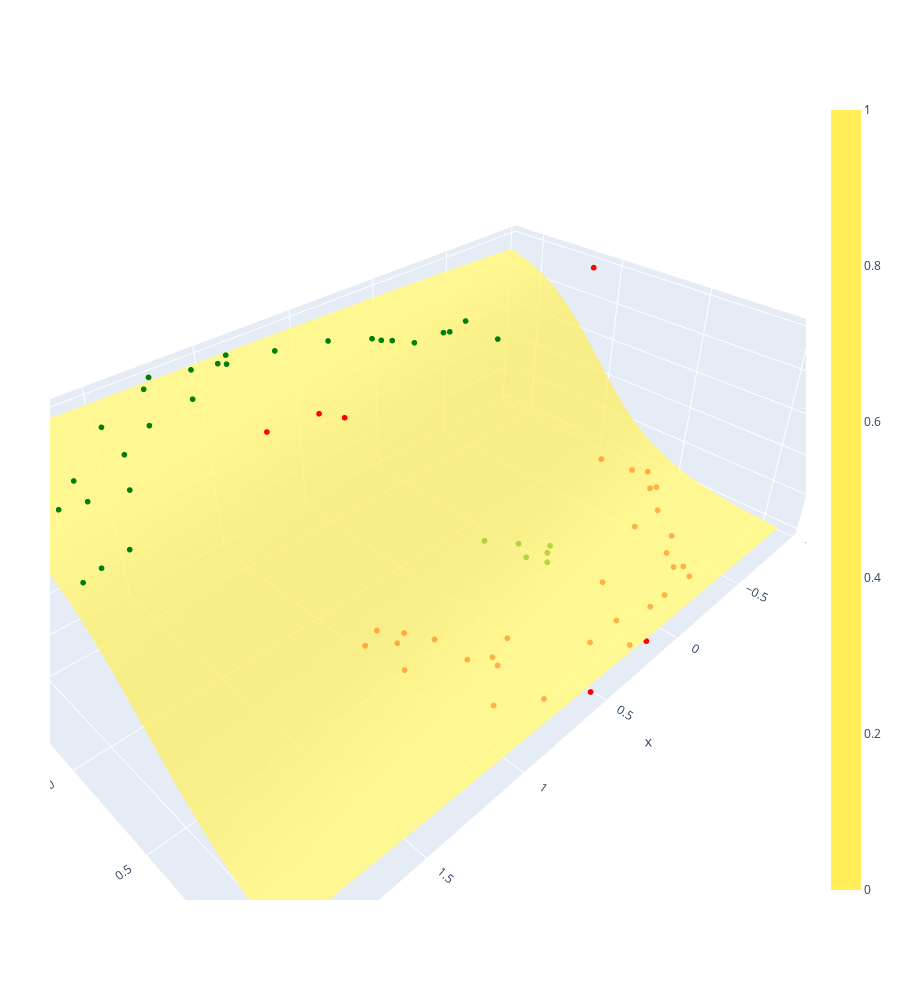

The notebook cell saved with this chart:
### Code cell
print("Train data report")
print("===================================")
print()


fig = go.Figure()


x_train_data = train_data[:,0]
y_train_data  = train_data[:,1]
z_train_data  = ao
z_train_data  = np.where(z_train_data > 0.5, 1, 0)

color_train_data= ['red' if l == 0 else 'green' for l in train_labels]

tmp_z_train = np.zeros((z_train_data.shape[0]))

for i in range(z_train_data.shape[0]):
    tmp_z_train[i] = z_train_data[i][0]

z_train_data = tmp_z_train


fig.add_trace(go.Scatter3d(x=x_train_data,y=y_train_data,z=z_train_data, mode='markers',marker=dict(size=2,color=color_train_data,colorscale='Viridis')))




# # Data for a three-dimensional line

x_train_data_line = np.linspace(train_data.min(axis=0)[0], train_data.max(axis=0)[0], 50)
y_train_data_line = np.linspace(train_data.min(axis=0)[1], train_data.max(axis=0)[1], 50)


X_train_data_line, Y_train_data_line = np.meshgrid(x_train_data_line, y_train_data_line)
train_line_data = np.transpose([X_train_data_line.flatten(),Y_train_data_line.flatten()])


zh_train_data_line = np.dot(train_line_data,wh)
ah_train_data_line = sigmoid(zh_train_data_line)
    
zo_train_data_line = np.dot(ah_train_data_line,wo)
ao_train_data_line = sigmoid(zo_train_data_line)
    
z_train_data_line = ao_train_data_line



tmp_z_train_data_line = np.zeros((z_train_data_line.shape[0]))

for i in range(z_train_data_line.shape[0]):
    tmp_z_train_data_line[i] = z_train_data_line[i][0]

    
z_train_data_line = tmp_z_train_data_line



Z_train_data_line = z_train_data_line.reshape(X_train_data_line.shape)

colorscale = [[0, '#ffee58'], 
              [1, '#ffee58']]
colors_surface1 = np.zeros(shape=Z_train_data_line.shape)  


fig.add_trace(go.Surface(z=Z_train_data_line, x=X_train_data_line, y=Y_train_data_line,surfacecolor=colors_surface1,opacity=.7,cmin=0,cmax=1,colorscale=colorscale))







class_names = ['0','1']
predict_train = z_train_data

# confusion matrix

cm = confusion_matrix(train_labels, predict_train)

array = cm.tolist()
df_cm = pd.DataFrame(array, index = [i for i in class_names],
                  columns = [i for i in class_names])

sns.heatmap(df_cm, cmap="YlGnBu",annot=True, fmt="d")

print("Accurecy")
print("--------------------------")
print(accuracy_score(train_labels, predict_train))
print()

print("Classification report")
print("--------------------------")
print(classification_report(train_labels, predict_train, target_names=class_names))


fig.update_layout(
    autosize=True,
    height=1000,
    margin=dict(
        l=50,
        r=50,
        b=100,
        t=100,
        pad=4
    )
)

fig.show()

### Figure 1 — Plotly figure (JSON) as saved in the notebook; plotly's stock layout.template omitted (floating-point values rounded to 4 significant figures; data arrays with more than 128 entries replaced by an {"elided": "..."} marker saying what was removed)
{"data": [{"marker": {"color": ["red", "green", "red", "green", "green", "green", "red", "green", "green", "green", "green", "green", "green", "red", "red", "red", "red", "red", "red", "red", "red", "green", "red", "green", "red", "red", "red", "green", "green", "green", "green", "green", "green", "green", "green", "red", "red", "green", "green", "green", "red", "green", "red", "red", "red", "red", "red", "red", "red", "red", "green", "green", "red", "red", "red", "green", "red", "red", "red", "green", "red", "red", "green", "green", "green", "green", "red", "green", "red", "green"], "colorscale": [[0, "#440154"], [0.1111, "#482878"], [0.2222, "#3e4989"], [0.3333, "#31688e"], [0.4444, "#26828e"], [0.5556, "#1f9e89"], [0.6667, "#35b779"], [0.7778, "#6ece58"], [0.8889, "#b5de2b"], [1, "#fde725"]], "size": 2}, "mode": "markers", "type": "scatter3d", "x": [-0.05348, 1.82, 0.9554, 0.01558, 0.9645, 1.989, 0.5355, 0.92, 0.01206, 1.883, -0.08065, 1.935, 1.315, 0.8567, 0.7564, -0.3524, 0.2068, 0.1228, -0.4246, 0.9687, -0.817, 0.3423, 0.8825, 0.7534, -0.8642, -0.9142, 0.8199, 2.06, 1.615, 1.225, 0.2904, 1.249, 1.847, 0.5366, 0.02428, -0.1642, 0.3112, 0.1091, 0.1336, 0.9872, 1.172, 0.3729, -0.8927, -0.9374, 0.9871, 0.6918, 0.534, -0.6817, -0.8492, 0.8909, 1.716, -0.01922, 0.9072, -0.5526, -0.04129, 0.06512, 0.6837, -0.4895, 0.1385, -0.03021, 0.7464, -0.3939, 0.3901, 0.1085, 1.094, 1.447, -0.3577, 1.577, 0.6638, 1.928], "y": [0.9926, -0.1756, 0.06, 0.1108, -0.5128, 0.3038, 0.6826, -0.5813, 0.2952, 0.2845, 0.4106, -0.05897, -0.5654, 0.8928, 0.4716, 0.9989, 1.069, 0.9409, 0.8297, 0.5114, 0.4693, -0.1955, 0.3784, -0.4696, 0.126, -0.08494, 0.3544, 0.3257, -0.2002, -0.3653, -0.114, -0.6375, -0.03405, -0.3845, 0.4794, 0.9922, 0.9432, 0.1655, -0.09579, -0.5416, 0.02766, -0.2301, 0.3048, 0.3727, 0.295, 1.009, 1.115, 0.6066, 0.4861, 0.2613, 0.003836, -0.1087, 0.1491, 0.773, 0.7455, 0.387, 0.7598, 0.6051, 1.104, 0.4353, 0.6502, 0.9406, -0.2693, -0.08247, -0.5724, -0.3107, 0.9116, -0.4234, 0.7134, -0.2987], "z": [0, 1, 1, 1, 1, 1, 0, 1, 0, 1, 0, 1, 1, 0, 0, 0, 0, 0, 0, 0, 0, 1, 0, 1, 0, 1, 0, 1, 1, 1, 1, 1, 1, 1, 0, 0, 0, 0, 1, 1, 1, 1, 0, 0, 0, 0, 0, 0, 0, 0, 1, 1, 1, 0, 0, 0, 0, 0, 0, 0, 0, 0, 1, 1, 1, 1, 0, 1, 0, 1]}, {"cmax": 1, "cmin": 0, "colorscale": [[0, "#ffee58"], [1, "#ffee58"]], "opacity": 0.7, "surfacecolor": {"elided": "50x50 int values"}, "type": "surface", "x": {"elided": "50x50 float values"}, "y": {"elided": "50x50 float values"}, "z": {"elided": "50x50 float values"}}], "layout": {"autosize": true, "height": 1000, "margin": {"b": 100, "l": 50, "pad": 4, "r": 50, "t": 100}}}
